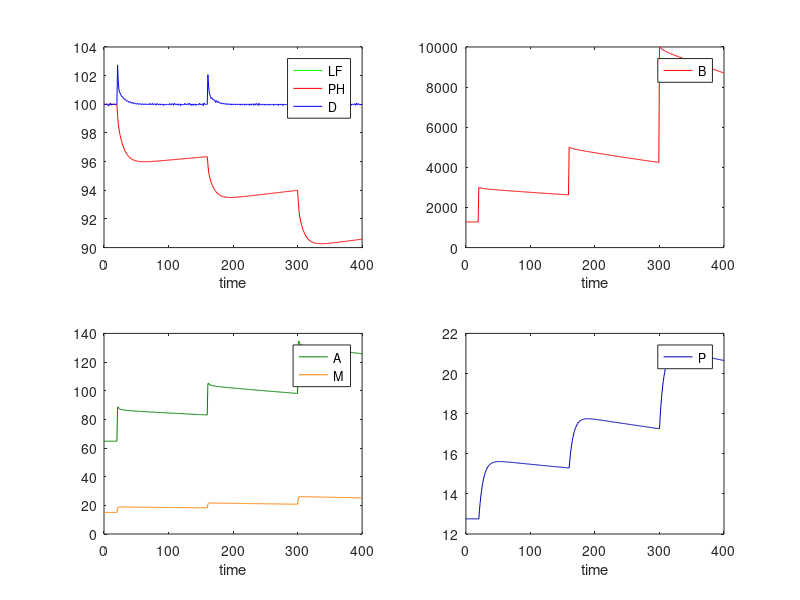

Write the MATLAB code that produced this figure.
%BMED 6310 Group Project Code 11-6
%Cystic Fibrosis Conditions
function CFcodeODE
CF = 1; %1 means the patient has CF, 0 means no CF
if CF == 1
    y0 = [1278.037, 64.7532, 15.04461, 12.75542, 1713.089, 100, 100, 100];
    % initial conditions: B = y0(1), P = y0(2), A = y0(3), M = y0(4), H = y0(5),
    % D = y0(6), LF = y0(7), and PH = y0(8)
elseif CF == 0
    y0 = [1.383617,6.091615, 2.393149, 1.075577, 2431.41, 100, 100, 100];
end
%AB = 0; %No antibiotic treatment so AB not needed

t0 = 0;
tf = 400;
hr = 1; %hr = step size
t = t0:hr:19;
[~,yode] = ode45(@diffeqs,t,y0);

t2 = 20:hr:159; %reset bacteria (B) at t = 20, 160, and 300
y02 = [3000; yode(end,2); yode(end,3); yode(end,4); yode(end,5); yode(end,6); yode(end,7); yode(end,8)];
[~,yode2] = ode45(@diffeqs,t2,y02);

t3 = 160:hr:299;
y03 = [5000; yode2(end,2); yode2(end,3); yode2(end,4); yode2(end,5); yode2(end,6); yode2(end,7); yode2(end,8)];
[~,yode3] = ode45(@diffeqs,t3,y03);

t4 = 300:hr:tf;
y04 = [10000; yode3(end,2); yode3(end,3); yode3(end,4); yode3(end,5); yode3(end,6); yode3(end,7); yode3(end,8)];
[~,yode4] = ode45(@diffeqs,t4,y04);

tt = t0:hr:tf;
%B = y(1); P = y(2); A = y(3); M = y(4); H = y(5); D = y(6); LF = y(7); PH = y(8);
figure;
subplot(2,2,1);
plot(tt, [yode(:,7); yode2(:,7); yode3(:,7); yode4(:,7)], 'g') %LF
hold on;
plot(tt, [yode(:,8); yode2(:,8); yode3(:,8); yode4(:,8)], 'r') %PH
plot(tt, [yode(:,6); yode2(:,6); yode3(:,6); yode4(:,6)], 'b') %D
hold off;
xlabel('time')
legend('LF','PH','D');
subplot(2,2,2);
plot(tt, [yode(:,1); yode2(:,1); yode3(:,1); yode4(:,1)], 'r') %B
xlabel('time')
legend('B');
subplot(2,2,3);
plot(tt, [yode(:,2); yode2(:,2); yode3(:,2); yode4(:,2)],'color',[0 .5 0]) %A
hold on;
plot(tt, [yode(:,3); yode2(:,3); yode3(:,3); yode4(:,3)],'color',[1 .5 0]) %M
hold off;
xlabel('time')
legend('A','M');
subplot(2,2,4);
plot(tt, [yode(:,4); yode2(:,4); yode3(:,4); yode4(:,4)],'color',[0 0 .7]) %P
xlabel('time')
legend('P');
end

function f = diffeqs(~,y)
CF = 1; %change whether CF is present
if CF == 1
    H0 = 1713.089; %initial H and D (doesn't change throughout)
    D0 = 100;
elseif CF == 0
    H0 = 2431.41;
    D0 = 100;
end
B = y(1); P = y(2); A = y(3); M = y(4); H = y(5); D = y(6); LF = y(7); PH = y(8);
Bp = (((B^0.8)*(M^1.2)) - ((0.8*B^1.2)*(P^0.1)))*(M^-2.4);
Pp = (20*(B^0.2)*(D^0.4)*(A^-0.1))-50*(P^0.5);
Ap = (15*(B^0.1)*(P^0.1))-12*(A^0.5);
Mp = (0.16*(B^0.25)*(2^CF))-0.15*(M^(2-CF));
Hp = 500-40*(H^0.3)*(P^0.2)*(A^(-0.2));
Dp = (40*(H^0.3)*(P^0.2)*(A^-0.2))-5*D;
LFp = 100*((Hp/Dp)/(H0/D0));
PHp = 100*Hp/H0;
f = [Bp;Pp;Ap;Mp;Hp;Dp;LFp;PHp];
end
